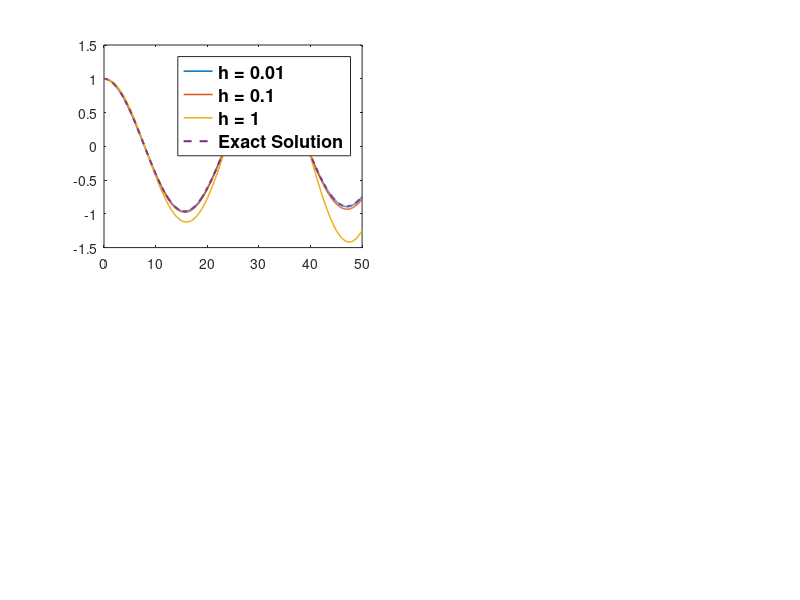

Write the MATLAB code that produced this figure. (Note: this script raises an error after producing the figure.)
clear;
clc;
%% Define parameters

Omega = 0.2;
Tau = 400;
Lamda = j*Omega-1/Tau;

tspan_Mat = [0, 50; 450, 500];
theta_Mat = [1/4, 3/4];
h_Mat = [0.01, 0.1, 1];

%% Plot

k = 0;
for tspanLoc = 1:2
    for thetaValue = 1:2

        k = k+1;

        subplot(2,2,k);

        t1 = tspan_Mat(tspanLoc,1);
        t2 = tspan_Mat(tspanLoc,2);
        theta = theta_Mat(thetaValue);

        t_exact = linspace(t1, t2, 501);
        y_exact = exp(Lamda*t_exact);

        for hValue = 1:3

            h = h_Mat(hValue);
            t = linspace(t1,t2,1+50/h);
            Sigma = (1+(1-theta)*Lamda*h)/(1-theta*h*Lamda);

            y1 = [1];          
            yy = 1;
            for i = 1:50/h
                yy = yy*Sigma;
                y1 = [y1, yy];
            end
            plot(t,real(y1),'LineWidth',1.1)
            hold on

        end
        plot(t_exact,real(y_exact),'--','LineWidth',1.5)
        legend('h = 0.01','h = 0.1','h = 1','Exact Solution',...
               'FontSize', 13, 'FontWeight', 'bold')

        ax = gca;
        ax.FontSize = 18;

        title(['Time span: ',num2str(tspan_Mat(tspanLoc,1)),...
               '-',num2str(tspan_Mat(tspanLoc,2)),' s, theta = ',...
               num2str(theta_Mat(thetaValue))],...
               'FontSize',22,'FontWeight','bold');
        xlabel('Time','FontSize',20,'FontWeight','normal')
        ylabel('y','FontSize',20,'FontWeight','normal')
        
        axis padded
        
    end
end







